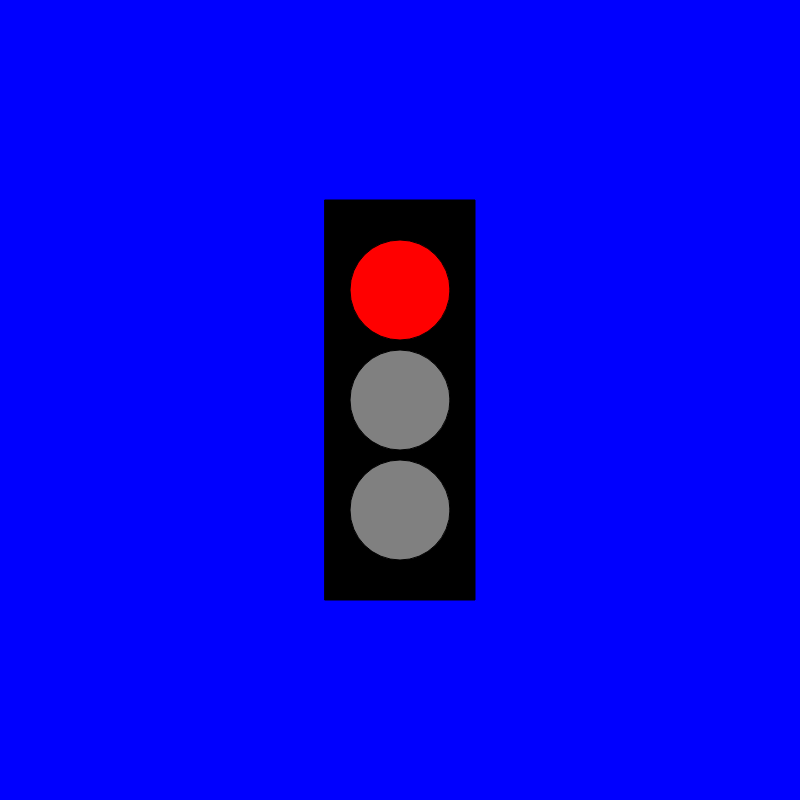
Frame 1 (no input)
Frame 60 (no input): identical to frame 1, image omitted
Frame 120 (the mouse pressed at the canvas centre since frame 60): identical to frame 1, image omitted

The p5.js sketch that drew this single still picture (run headless with seeded random() and noise() and a simulated clock; from frame 60 on, the mouse is pressed at the canvas centre):

// p5.js sketch
// ── sketch.js
var myState = 0 ;
var timer = 0 ;

function setup() {
createCanvas (800, 800,) ;
  rectMode(CENTER) ;
  ellipseMode(CENTER) ;

}

function draw() {
background('blue'); 
fill('black');
  rect(width/2, height/2, 150, 400)
  fill('black');


  switch(myState){
    case 0 : // yellow
    fill('red');
    ellipse(width/2,height/2-110,100,100);
    fill('grey');
    ellipse(width/2,height/2,100,100);
    fill('grey');
    ellipse(width/2,height/2+110,100,100);


    timer++ ;
    if (timer > 200) {
      timer = 0 ;
      myState = 2 ;
    }
      break;
    case 1 : // red
  fill('grey');
    ellipse(width/2,height/2-110,100,100);
    fill('yellow');
    ellipse(width/2,height/2,100,100);
    fill('grey');
    ellipse(width/2,height/2+110,100, 100);

    timer++ ;
    if (timer > 200) {
      timer = 0 ;
      myState = 0 ;
    }
      break;
    case 2 : // red
    fill('grey');
      ellipse(width/2,height/2-110,100,100);
      fill('grey');
      ellipse(width/2,height/2,100,100);
      fill('green');
      ellipse(width/2,height/2+110,100, 100);

      timer++ ;
      if (timer > 200) {
        timer = 0 ;
        myState = 1 ;
      }
        break;

}





}
